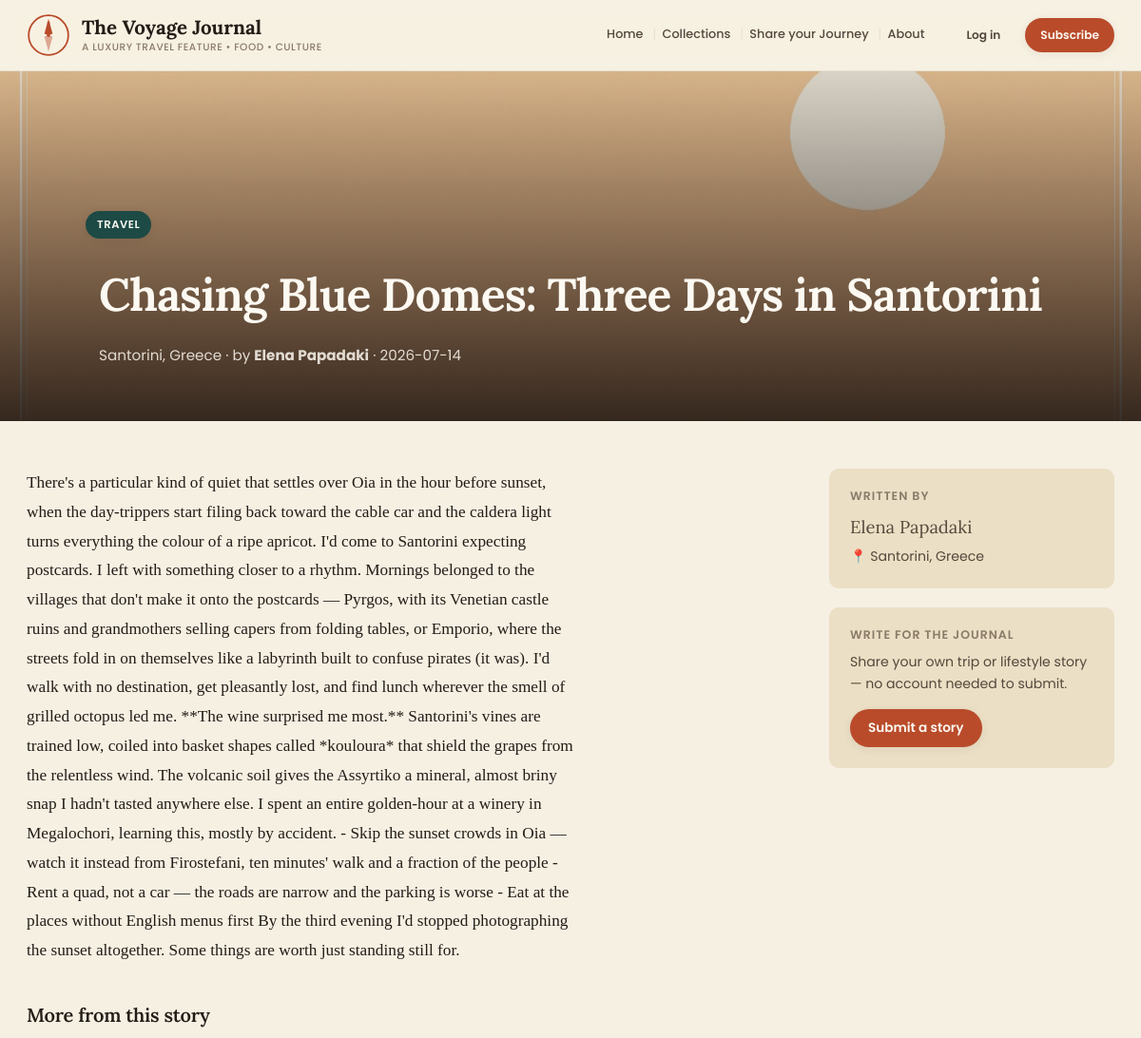
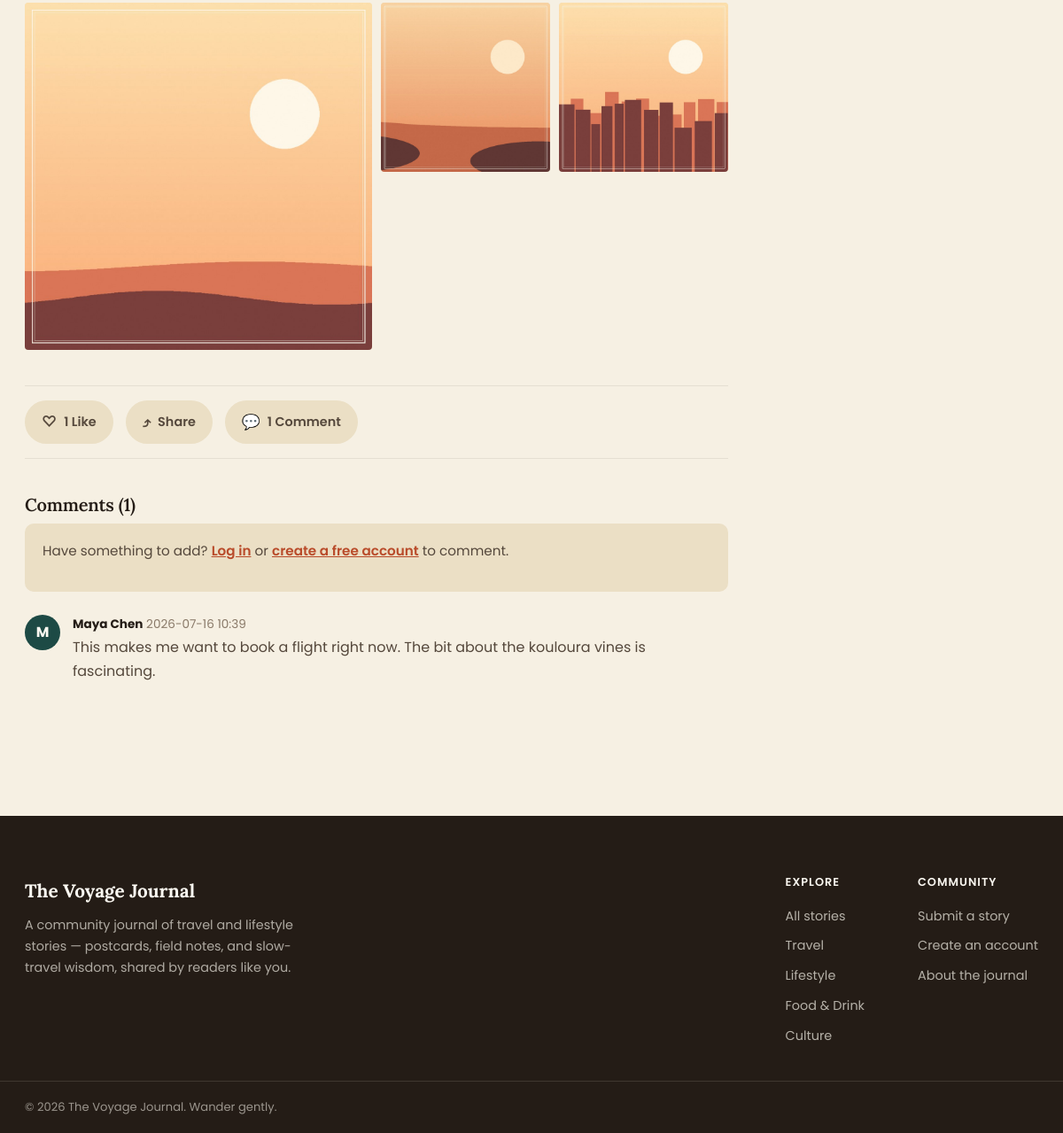
Page /blog/chasing-blue-domes-three-days-in-santorini on the committed database (2 pictures, top to bottom).
### tables this page shows
CREATE TABLE posts (
    id                   INTEGER PRIMARY KEY AUTOINCREMENT,
    title                TEXT NOT NULL,
    slug                 TEXT UNIQUE NOT NULL,
    excerpt              TEXT,
    content              TEXT NOT NULL,
    cover_image          TEXT,
    category             TEXT NOT NULL,
    location             TEXT,
    author_name          TEXT NOT NULL,
    author_email         TEXT,
    submitted_by_user_id INTEGER REFERENCES users(id) ON DELETE SET NULL,
    status               TEXT NOT NULL DEFAULT 'pending' CHECK (status IN ('pending', 'approved', 'rejected')),
    admin_note           TEXT,
    view_count           INTEGER NOT NULL DEFAULT 0,
    share_count          INTEGER NOT NULL DEFAULT 0,
    pinned               INTEGER NOT NULL DEFAULT 0,
    pinned_at            TEXT,
    created_at           TEXT NOT NULL DEFAULT (datetime('now')),
    approved_at          TEXT
);

CREATE TABLE post_images (
    id         INTEGER PRIMARY KEY AUTOINCREMENT,
    post_id    INTEGER NOT NULL REFERENCES posts(id) ON DELETE CASCADE,
    filename   TEXT NOT NULL,
    caption    TEXT,
    position   INTEGER NOT NULL DEFAULT 0,
    created_at TEXT NOT NULL DEFAULT (datetime('now'))
);

CREATE TABLE comments (
    id         INTEGER PRIMARY KEY AUTOINCREMENT,
    post_id    INTEGER NOT NULL REFERENCES posts(id) ON DELETE CASCADE,
    user_id    INTEGER NOT NULL REFERENCES users(id) ON DELETE CASCADE,
    content    TEXT NOT NULL,
    created_at TEXT NOT NULL DEFAULT (datetime('now'))
);

CREATE TABLE users (
    id            INTEGER PRIMARY KEY AUTOINCREMENT,
    name          TEXT NOT NULL,
    email         TEXT UNIQUE NOT NULL,
    password_hash TEXT NOT NULL,
    role          TEXT NOT NULL DEFAULT 'user' CHECK (role IN ('user', 'admin')),
    created_at    TEXT NOT NULL DEFAULT (datetime('now'))
);

### app/blog.py (the view, shortened to what this page needs)
@bp.route("/blog/<slug>")
def detail(slug):
    db = get_db()
    row = db.execute("SELECT * FROM posts WHERE slug = ?", (slug,)).fetchone()
    if row is None:
        abort(404)
    is_admin = g.user and g.user["role"] == "admin"
    if row["status"] != "approved" and not is_admin:
        abort(404)
    preview = row["status"] != "approved"
    post = _post_with_counts(row)
    gallery = db.execute(
        "SELECT * FROM post_images WHERE post_id = ? ORDER BY position ASC, id ASC",
        (post["id"],),
    ).fetchall()
    pdfs = db.execute(
        "SELECT * FROM post_pdfs WHERE post_id = ? ORDER BY position ASC, id ASC",
        (post["id"],),
    ).fetchall()
    post["content_html"] = render_story_content(post["content"], gallery, pdfs)
    placed = referenced_photo_positions(post["content"])
    leftover_gallery = [img for img in gallery if img["position"] not in placed]
    placed_pdfs = referenced_pdf_positions(post["content"])
    leftover_pdfs = [pdf for pdf in pdfs if pdf["position"] not in placed_pdfs]
    is_owner_or_admin = g.user and (
        g.user["id"] == post["submitted_by_user_id"] or g.user["role"] == "admin"
    )
    if not is_owner_or_admin:
        db.execute("UPDATE posts SET view_count = view_count + 1 WHERE id = ?", (post["id"],))
        db.commit()
        post["view_count"] += 1
    liked = False
    comments = db.execute(
        """SELECT comments.*, users.name AS author
           FROM comments JOIN users ON users.id = comments.user_id
           WHERE post_id = ? ORDER BY comments.created_at ASC""",
        (post["id"],),
    ).fetchall()
    related = db.execute(
        """SELECT * FROM posts
           WHERE status = 'approved' AND category = ? AND id != ?
           ORDER BY approved_at DESC LIMIT 3""",
        (post["category"], post["id"]),
    ).fetchall()
    related = [_post_with_counts(r) for r in related]
    share_url = request.url_root.rstrip("/") + url_for("blog.detail", slug=slug)
    return render_template(
        "blog_detail.html",
        post=post,
        liked=liked,
        comments=comments,
        related=related,
        gallery=gallery,
        leftover_gallery=leftover_gallery,
        leftover_pdfs=leftover_pdfs,
        share_url=share_url,
        preview=preview,
    )

### app/blog.py (called while the page is built)
def referenced_photo_positions(raw: str) -> set:
    return {int(m.group(1)) - 1 for m in INLINE_PHOTO_RE.finditer(raw or "")}

def referenced_pdf_positions(raw: str) -> set:
    return {int(m.group(1)) - 1 for m in INLINE_PDF_RE.finditer(raw or "")}

def _post_with_counts(row):
    post = dict(row)
    db = get_db()
    post["like_count"] = db.execute(
        "SELECT COUNT(*) FROM likes WHERE post_id = ?", (post["id"],)
    ).fetchone()[0]
    post["comment_count"] = db.execute(
        "SELECT COUNT(*) FROM comments WHERE post_id = ?", (post["id"],)
    ).fetchone()[0]
    post["gallery_count"] = db.execute(
        "SELECT COUNT(*) FROM post_images WHERE post_id = ?", (post["id"],)
    ).fetchone()[0]
    return post

### app/db.py (called while the page is built)
def get_db():
    if "db" not in g:
        g.db = sqlite3.connect(
            current_app.config["DATABASE"],
            detect_types=sqlite3.PARSE_DECLTYPES,
        )
        g.db.row_factory = sqlite3.Row
        g.db.execute("PRAGMA foreign_keys = ON")
    return g.db

### app/utils.py (called while the page is built)
def load_logged_in_user():
    user_id = session.get("user_id")
    if user_id is None:
        g.user = None
    else:
        g.user = get_db().execute(
            "SELECT * FROM users WHERE id = ?", (user_id,)
        ).fetchone()

def csrf_token() -> str:
    if "csrf_token" not in session:
        session["csrf_token"] = secrets.token_hex(24)
    return session["csrf_token"]

### templates/blog_detail.html (shortened to what this page needs)
{% extends "base.html" %}
{% block body_class %}page-detail{% endblock %}
{% block content %}
<article id="top">
  <header class="post-header">
    {% if post.cover_image %}
    <div class="post-header-media" style="background-image:url('{{ url_for('uploaded_file', filename=post.cover_image) }}')"></div>
    <div class="post-header-scrim"></div>
    {% endif %}
    <div class="wrap post-header-inner">
      <a class="tag tag-on-media" href="{{ url_for('blog.listing', category=post.category) }}">{{ post.category }}</a>
      <h1>{{ post.title }}</h1>
      <p class="post-meta-line">
        {% if post.location %}{{ post.location }} · {% endif %}
        by <strong>{{ post.author_name }}</strong> · {{ post.created_at[:10] }}
      </p>
    </div>
  </header>
  <div class="wrap post-layout">
    <div class="post-body">
      <div class="post-content">{{ post.content_html | safe }}</div>
      {% if leftover_gallery %}
      <section class="post-gallery-section">
        <h3>More from this story</h3>
        <div class="post-gallery" data-post-gallery>
          {% for img in leftover_gallery %}
          <button type="button" class="gallery-thumb" data-gallery-thumb
                  data-full="{{ url_for('uploaded_file', filename=img.filename) }}"
                  data-alt="{{ post.title }} — photo {{ loop.index }}">
            <img src="{{ url_for('uploaded_file', filename=img.filename) }}" alt="{{ post.title }} — photo {{ loop.index }}" loading="lazy">
          </button>
          {% endfor %}
        </div>
      </section>
      {% endif %}
      {% if not preview %}
      <div class="post-actions" id="engage">
        <form method="post" action="{{ url_for('blog.like', slug=post.slug) }}" class="like-form" data-like-form>
          {% if current_user %}
          <button type="submit" class="action-btn {{ 'is-active' if liked else '' }}" data-like-btn>
            <span class="icon">{{ '♥' if liked else '♡' }}</span>
            <span data-like-count>{{ post.like_count }}</span> Like{{ 's' if post.like_count != 1 }}
          </button>
          {% else %}
          <a class="action-btn" href="{{ url_for('auth.login', next=request.path) }}">
            <span class="icon">♡</span> {{ post.like_count }} Like{{ 's' if post.like_count != 1 }}
          </a>
          {% endif %}
        </form>
        <div class="share-wrap" data-slug="{{ post.slug }}">
          {% if current_user %}
          <button type="button" class="action-btn" data-share-toggle>
            <span class="icon">⤴</span> Share
          </button>
          <div class="share-menu" data-share-menu hidden>
            <a target="_blank" rel="noopener" href="https://twitter.com/intent/tweet?text={{ post.title | urlencode }}&url={{ share_url | urlencode }}">Share on X / Twitter</a>
            <a target="_blank" rel="noopener" href="https://www.facebook.com/sharer/sharer.php?u={{ share_url | urlencode }}">Share on Facebook</a>
            <a target="_blank" rel="noopener" href="https://wa.me/?text={{ (post.title ~ ' ' ~ share_url) | urlencode }}">Share on WhatsApp</a>
            <button type="button" data-copy-link="{{ share_url }}">Copy link</button>
          </div>
          {% else %}
          <a class="action-btn" href="{{ url_for('auth.login', next=request.path) }}">
            <span class="icon">⤴</span> Share
          </a>
          {% endif %}
        </div>
        <a class="action-btn" href="#comments">
          <span class="icon">💬</span> {{ post.comment_count }} Comment{{ 's' if post.comment_count != 1 }}
        </a>
      </div>
      <section class="comments" id="comments">
        <h3>Comments ({{ comments|length }})</h3>
        {% if current_user %}
        <form method="post" action="{{ url_for('blog.comment', slug=post.slug) }}" class="comment-form">
          <input type="hidden" name="csrf_token" value="{{ csrf_token() }}">
          <textarea name="content" rows="3" maxlength="2000" placeholder="Share your thoughts on this story…" required></textarea>
          <button type="submit" class="btn btn-primary btn-sm">Post comment</button>
        </form>
        {% else %}
        <div class="comment-cta">
          <p>Have something to add? <a href="{{ url_for('auth.login', next=request.path ~ '#comments') }}">Log in</a> or <a href="{{ url_for('auth.signup', next=request.path ~ '#comments') }}">create a free account</a> to comment.</p>
        </div>
        {% endif %}
        <ul class="comment-list">
          {% for c in comments %}
          <li class="comment">
            <div class="comment-avatar">{{ c.author[0] | upper }}</div>
            <div class="comment-body">
              <p class="comment-meta"><strong>{{ c.author }}</strong> <span>{{ c.created_at[:16] }}</span></p>
              <p>{{ c.content }}</p>
            </div>
          </li>
          {% else %}
          <li class="comment-empty">No comments yet — be the first to share your thoughts.</li>
          {% endfor %}
        </ul>
      </section>
      {% else %}
      <div class="preview-engagement-note">
        <p>Likes, sharing, and comments will be available once this story is live.</p>
      </div>
      {% endif %}
    </div>
    <aside class="post-sidebar">
      <div class="sidebar-card">
        <h4>Written by</h4>
        <p class="author-name">{{ post.author_name }}</p>
        {% if post.location %}<p class="author-loc">📍 {{ post.location }}</p>{% endif %}
      </div>
      <div class="sidebar-card sidebar-cta">
        <h4>Write for the journal</h4>
        <p>Share your own trip or lifestyle story — no account needed to submit.</p>
        <a class="btn btn-primary btn-sm" href="{{ url_for('blog.submit') }}">Submit a story</a>
      </div>
    </aside>
  </div>
</article>
{% endblock %}

### rows in the picture
posts: cover_image (picture), category "TRAVEL", title "Chasing Blue Domes: Three Days in Santorini", location "Santorini, Greece", author_name "Elena Papadaki", created_at "2026-07-14", content_html "There's a particular kind of quiet that settles over Oia in the hour before sunset, when the day-trippers start filing back toward the cable car and the caldera light turns everything the colour of a ripe apricot. I'd come to Santorini expecting postcards. I left with something closer to a rhythm. Mornings belonged to the villages that don't make it onto the postcards — Pyrgos, with its Venetian castle ruins and grandmothers selling capers from folding tables, or Emporio, where the streets fold in on themselves like a labyrinth built to confuse pirates (it was). I'd walk with no destination, get pleasantly lost, and find lunch wherever the smell of grilled octopus led me. **The wine…"
post_images: filename (picture)
post_images: filename (picture)
post_images: filename (picture)
comments: name "M", author "Maya Chen", created_at "2026-07-16 10:39", content "This makes me want to book a flight right now. The bit about the kouloura vines is fascinating."

### other values in the picture
{{ site.name }} "The Voyage Journal"
{{ site.header_tagline }} "A LUXURY TRAVEL FEATURE • FOOD • CULTURE"
{{ post.like_count }} "1"
{{ post.comment_count }} "1"
{{ comments|length }} "1"
{{ site.description }} "A community journal of travel and lifestyle stories — postcards, field notes, and slow-travel wisdom, shared by readers like you."
{{ cat }} "Travel" "Lifestyle" "Food & Drink" "Culture"
{{ 2026 }} "2026"
